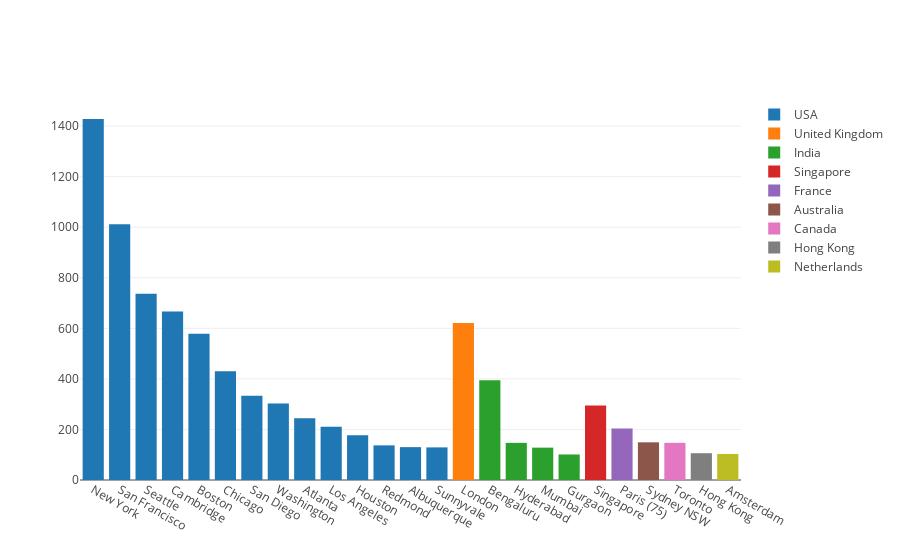

The notebook cell saved with this chart:
### Code cell
countries = list(jobs['country'].unique())

graph_data = []
for country in list(top_25_cities.country.unique()):
    job_counts = []
    city_names = []
    cities = list(top_25_cities[top_25_cities['country']==country].city)
    
    for city in cities:
        job_counts.append(top_25_cities[top_25_cities['city'] == city]['count'].values[0])
        city_names.append(city)

    graph_data.append(go.Bar(
        y = job_counts,
        x = city_names,
        name = country))


bar_layout = Layout(
    paper_bgcolor='rgba(0,0,0,0)',
    plot_bgcolor='rgba(0,0,0,0)'
)

py.offline.iplot(Figure(data=graph_data, layout=bar_layout), filename='title-barplot_25_top_cities')

### Figure 1 — Plotly figure (JSON) as saved in the notebook; plotly's stock layout.template omitted (floating-point values rounded to 4 significant figures)
{"data": [{"name": "USA", "type": "bar", "x": ["New York", "San Francisco", "Seattle", "Cambridge", "Boston", "Chicago", "San Diego", "Washington", "Atlanta", "Los Angeles", "Houston", "Redmond", "Albuquerque", "Sunnyvale"], "y": [1428, 1012, 737, 667, 579, 430, 333, 303, 244, 211, 177, 137, 130, 129]}, {"name": "United Kingdom", "type": "bar", "x": ["London"], "y": [621]}, {"name": "India", "type": "bar", "x": ["Bengaluru", "Hyderabad", "Mumbai", "Gurgaon"], "y": [395, 147, 128, 101]}, {"name": "Singapore", "type": "bar", "x": ["Singapore"], "y": [295]}, {"name": "France", "type": "bar", "x": ["Paris (75)"], "y": [204]}, {"name": "Australia", "type": "bar", "x": ["Sydney NSW"], "y": [149]}, {"name": "Canada", "type": "bar", "x": ["Toronto"], "y": [147]}, {"name": "Hong Kong", "type": "bar", "x": ["Hong Kong"], "y": [106]}, {"name": "Netherlands", "type": "bar", "x": ["Amsterdam"], "y": [103]}], "layout": {"paper_bgcolor": "rgba(0,0,0,0)", "plot_bgcolor": "rgba(0,0,0,0)"}}
